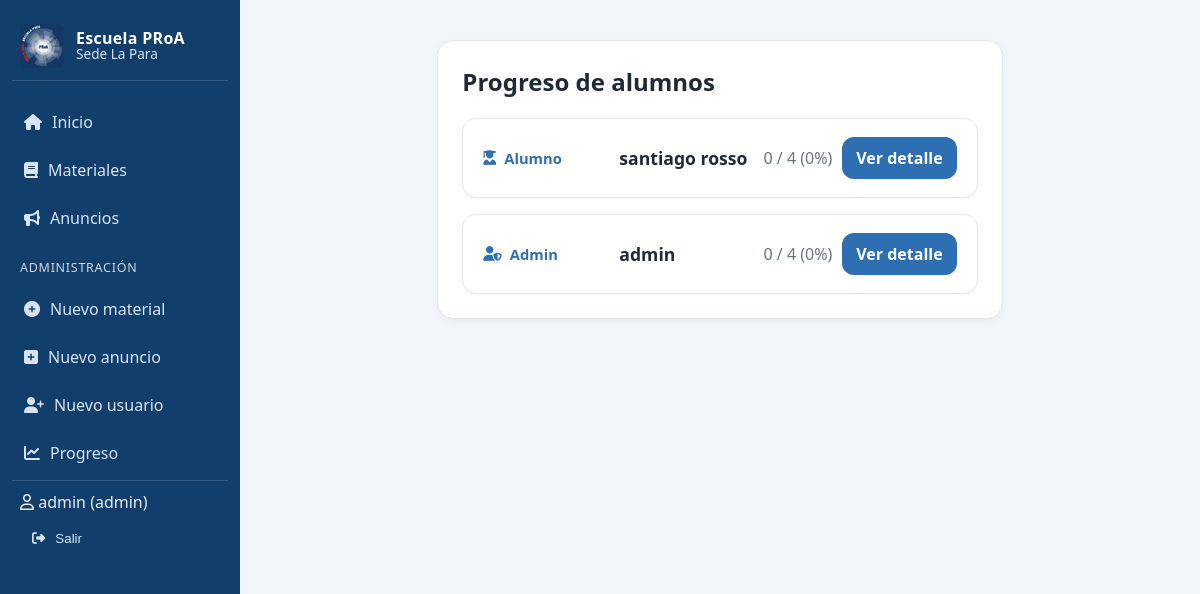
Page /admin/progreso (signed in) on the committed database.
### tables this page shows
CREATE TABLE usuarios (
            id INTEGER PRIMARY KEY AUTOINCREMENT,
            username TEXT UNIQUE NOT NULL,
            password_hash TEXT NOT NULL,
            rol TEXT NOT NULL CHECK (rol IN ('admin','alumno')),
            creado_en TEXT DEFAULT CURRENT_TIMESTAMP
        );

### portal/admin.py (the view)
@admin_bp.route("/progreso")
@admin_required
def progreso_resumen():
    db = get_db()
    total_mat = db.execute("SELECT COUNT(*) AS c FROM materiales").fetchone()["c"]
    filas = db.execute("""
        SELECT u.id AS user_id, u.username, u.rol,
               COALESCE(SUM(CASE WHEN p.estado = 1 THEN 1 ELSE 0 END), 0) AS completados
        FROM usuarios u
        LEFT JOIN progreso p ON p.user_id = u.id
        GROUP BY u.id, u.username, u.rol
        ORDER BY u.rol DESC, u.username ASC
    """).fetchall()
    return render_template("admin_progreso_resumen.html", usuarios=filas, total_mat=total_mat)

### database.py (called while the page is built)
def get_db():
    if "db" not in g:
        conn = sqlite3.connect(DB_NAME)
        conn.row_factory = sqlite3.Row  # permite acceder por nombre de columna
        g.db = conn
    return g.db

### portal/auth.py (called while the page is built)
def admin_required(f):
    @wraps(f)
    def wrapper(*args, **kwargs):
        if g.user is None:
            flash("Necesitas iniciar sesión.")
            return redirect(url_for("auth.login", next=request.path))
        if g.user["rol"] != "admin":
            flash("No tenés permisos de administrador para acceder a esta sección.")
            return redirect(url_for("main.home"))
        return f(*args, **kwargs)
    return wrapper

### templates/admin_progreso_resumen.html (shortened to what this page needs)
{% extends "base.html" %}
{% block content %}
  <h2 style="margin-top:0;">Progreso de alumnos</h2>
  {% if total_mat == 0 %}
    <p class="muted">Aún no hay materiales cargados.</p>
  {% else %}
    <div class="list">
      {% for u in usuarios %}
        <article class="card material-card">
          <div class="card-badge">
            {% if u['rol'] == 'admin' %}
              <i class="fa-solid fa-user-shield"></i> Admin
            {% else %}
              <i class="fa-solid fa-user-graduate"></i> Alumno
            {% endif %}
          </div>
          <h3 class="card-title">{{ u['username'] }}</h3>
          {% set porcentaje = (u['completados'] * 100 // total_mat) if total_mat > 0 else 0 %}
          <div class="card-actions" style="display:flex; gap:10px; align-items:center;">
            <span class="muted">
              {{ u['completados'] }} / {{ total_mat }} ({{ porcentaje }}%)
            </span>
            <a class="btn" href="{{ url_for('admin.progreso_detalle', uid=u['user_id']) }}">
              Ver detalle
            </a>
          </div>
        </article>
      {% endfor %}
    </div>
  {% endif %}
{% endblock %}

### templates/base.html (shortened to what this page needs)
<!doctype html>
<html lang="es">
<head>
  <link rel="stylesheet" href="https://cdnjs.cloudflare.com/ajax/libs/font-awesome/6.5.0/css/all.min.css"/>
  <link rel="stylesheet" href="{{ url_for('static', filename='css/styles.css') }}">
</head>
<body>
<aside class="sidebar">
  <div class="brandbox">
    <img src="{{ url_for('static', filename='img/logo-proa.png') }}" alt="Logo PRoA" class="logo">
    <div class="brandtext">
      <span class="brand-title">Escuela PRoA</span>
      <span class="brand-sub">Sede La Para</span>
    </div>
  </div>
  <nav class="sidenav">
    <a class="navlink {% if request.path == url_for('main.home') %}active{% endif %}" href="{{ url_for('main.home') }}">
      <i class="fa-solid fa-house"></i> <span>Inicio</span>
    </a>
    <a class="navlink {% if request.path.startswith(url_for('main.materiales')) %}active{% endif %}" href="{{ url_for('main.materiales') }}">
      <i class="fa-solid fa-book"></i> <span>Materiales</span>
    </a>
    <a class="navlink {% if request.path.startswith(url_for('main.anuncios')) %}active{% endif %}" href="{{ url_for('main.anuncios') }}">
      <i class="fa-solid fa-bullhorn"></i> <span>Anuncios</span>
    </a>
    {% if g.user and g.user['rol'] == 'admin' %}
      <div class="navsection">Administración</div>
      <a class="navlink" href="{{  url_for('admin.nuevo_material') }}">
        <i class="fa-solid fa-circle-plus"></i> <span>Nuevo material</span>
      </a>
      <a class="navlink" href="{{ url_for('admin.nuevo_anuncio') }}">
        <i class="fa-solid fa-square-plus"></i> <span>Nuevo anuncio</span>
      </a>
      <a class="navlink" href="{{ url_for('admin.nuevo_usuario') }}">
        <i class="fa-solid fa-user-plus"></i> <span>Nuevo usuario</span>
      </a>
      <a class="navlink" href="{{ url_for('admin.progreso_resumen') }}">
        <i class="fa-solid fa-chart-line"></i> <span>Progreso</span>
      </a>
    {% endif %}
    <div style="margin-top:auto; padding:10px 8px; border-top:1px solid rgba(255,255,255,.15);">
      {% if g.user %}
        <div style="opacity:.9; margin-bottom:8px;">
          <i class="fa-regular fa-user"></i>
          <span>{{ g.user['username'] }} ({{ g.user['rol'] }})</span>
        </div>
        <form method="post" action="{{ url_for('auth.logout') }}">
          <button class="navlink" type="submit" style="width:100%; background:transparent; border:none; text-align:left;">
            <i class="fa-solid fa-right-from-bracket"></i> <span>Salir</span>
          </button>
        </form>
      {% else %}
        <a class="navlink" href="{{ url_for('auth.login') }}">
          <i class="fa-solid fa-right-to-bracket"></i> <span>Ingresar</span>
        </a>
      {% endif %}
    </div>
  </nav>
</aside>
  <div class="page">
    <header class="topbar">
    </header>
    <main class="container">
      {% block content %}{% endblock %}
    </main>
  </div>
</body>
</html>

### static/css/styles.css (style rules this page uses)
:root { --brand: #113E6B; --brand-2: #E63946; --brand-3: #2E6FB3; --bg: #f2f5f9; --card: #ffffff; --text: #1f2937; --muted: #6b7280; --line: #e5e7eb; }
* { box-sizing:border-box; }
html,body { height:100%; }
body { margin:0; font-family: "Segoe UI", Roboto, system-ui, -apple-system, Arial, sans-serif; color: var(--text); background: var(--bg); }
.sidebar { position: fixed; inset: 0 auto 0 0; width: 240px; background: var(--brand); color: #fff; padding: 16px 12px; display: flex; flex-direction: column; gap: 16px; }
.brandbox { display:flex; align-items:center; gap:12px; padding: 8px 8px 12px; border-bottom: 1px solid rgba(255,255,255, .15); }
.logo { height: 44px; width:auto; border-radius:6px; }
.brandtext { display:flex; flex-direction:column; line-height:1.1; }
.brand-title { font-weight:700; letter-spacing:.3px; }
.brand-sub { font-size:.85rem; opacity:.85; }
.sidenav { display:flex; flex-direction:column; gap:6px; padding-top:4px; }
.navsection { margin: 14px 8px 6px; font-size:.78rem; text-transform:uppercase; letter-spacing:.06em; opacity:.8; }
.navlink { display:flex; align-items:center; gap:10px; padding: 10px 12px; border-radius:10px; color:#eef6ff; text-decoration:none; opacity:.9; }
.page { margin-left: 240px; min-height: 100dvh; display:flex; flex-direction:column; }
.topbar { min-height: 16px; }
.container { max-width: 1000px; margin: 24px auto; background: var(--card); padding: 24px; border: 1px solid var(--line); border-radius: 16px; box-shadow: 0 2px 8px rgba(0,0,0,.05); }
.card { background:var(--card); border:1px solid var(--line); border-radius:14px; padding:18px; display:flex; flex-direction:column; gap:10px; transition: transform .15s ease, box-shadow .15s ease; }
.card-badge { font-size:.92rem; color: var(--brand-3); display:flex; align-items:center; gap:8px; }
.card-title { margin:0; font-size:1.08rem; }
.btn { display:inline-block; padding:10px 14px; border-radius:12px; background: var(--brand-3); color:#fff; text-decoration:none; border:none; cursor:pointer; font-weight:600; text-align:center; }
.muted { color: var(--muted); }
.container { max-width: 1100px; }
.list { display: flex !important; flex-direction: column !important; gap: 16px; align-items: stretch; width: 100%; }
.material-card { display: flex !important; flex-direction: row !important; align-items: center; gap: 16px; width: 100% !important; padding: 18px 20px; }
.material-card .card-badge { margin: 0; min-width: 120px; display: flex; align-items: center; gap: 8px; font-weight: 600; }
.material-card .card-title { margin: 0; font-size: 1.1rem; flex: 1 1 auto; }
.material-card .card-actions { margin: 0 0 0 auto; display: flex; }

### rows in the picture
usuarios: user.username "admin", user.rol "admin", shows "Admin", username "admin", completados "0", total_mat "4", porcentaje "0"
usuarios: rol "alumno" (drawn), username "santiago rosso", completados "0", total_mat "4", porcentaje "0"
